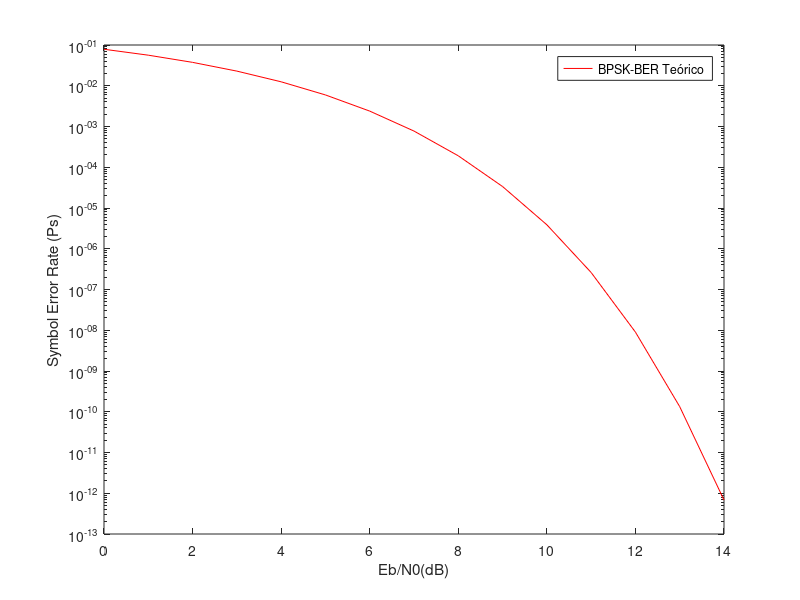

The MATLAB script that drew this image:
clear all; clc;close all
Nfft=64; msg = 100; %n ́umero total de subportadoras
Na = Nfft*msg; %Tamanho da mensagem (em bits)
a = randi([01], 1, Na);
SM = [-1 +1];
amt = reshape(a, msg, Nfft); %Simbolo transmitido pelas subportadoras
Vn = SM(a + 1); %

EbN0dB = 0:1:14;

Eb = 1;

sigmas= zeros(0,length(EbN0dB));             % Vetor de variâncias do ruído
for i = 1:length(EbN0dB)
    N0 = Eb/10^(EbN0dB(i)/10);
    sigmas(i) = N0/2;
end

Vntime = ifft(Vn);
vtvntime = reshape (Vntime, 1,Na);

BER_TEO = zeros(0,length(EbN0dB));
for ik = 1:length(sigmas)
    %
    % Adição de ruído
    variance = sigmas(ik);
    noise = sqrt(variance)*[1 j] * randn(2, length(vtvntime));
    rt = vtvntime + noise;
    Rtfreq = fft(rt);
    %BER teórico
    BER_TEO(ik) = 0.5*erfc(sqrt(10^(EbN0dB(ik)/10)));   
end

semilogy(EbN0dB,BER_TEO,'r-');
hold on;
legend('BPSK-BER Teórico','BPSK- BER SImulado');
xlabel('Eb/N0(dB)');
ylabel('Symbol Error Rate (Ps)');
